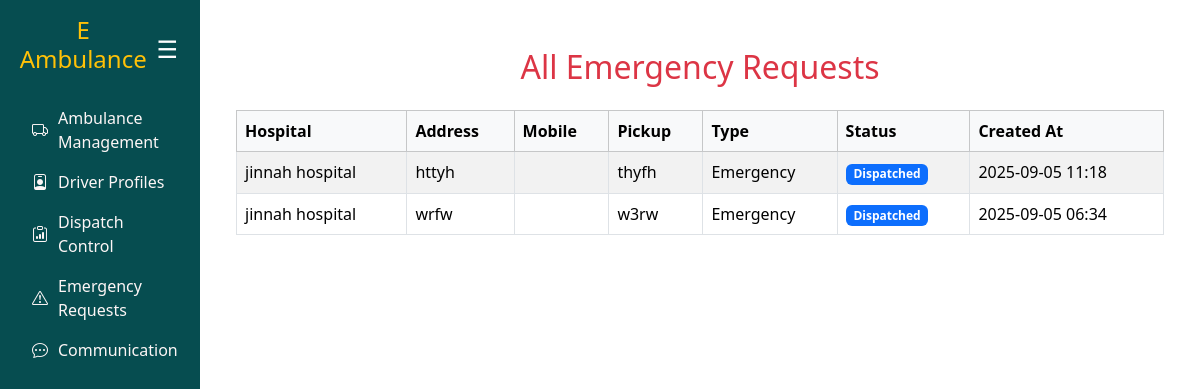
The app's page /emergency-requests/, older data.
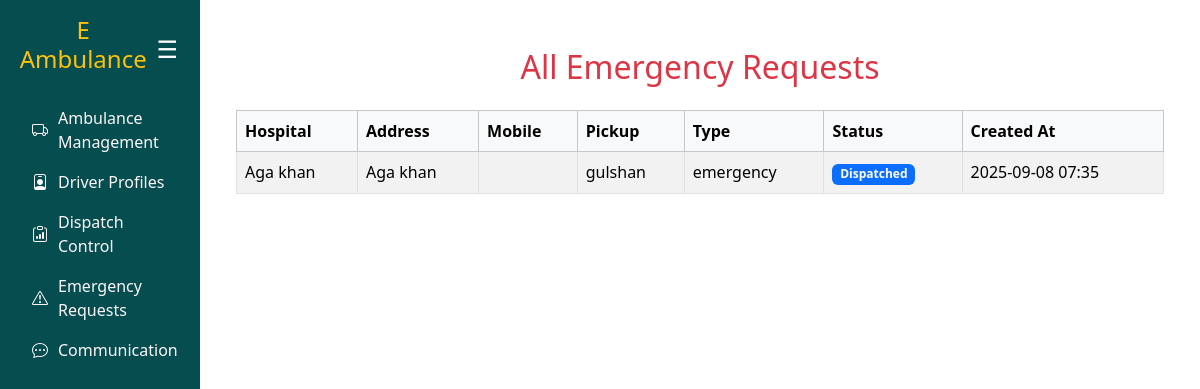
The same page, newer data.
### ambulance/models.py (models this page shows, shortened)
class EmergencyRequest(models.Model):
    user = models.ForeignKey(User, on_delete=models.CASCADE)
    ambulance = models.ForeignKey(Ambulance, on_delete=models.CASCADE, null=True, blank=True)
    request_time = models.DateTimeField(auto_now_add=True)  # already hai
    expiry_time = models.DateTimeField(null=True, blank=True)
    created_at = models.DateTimeField(auto_now_add=True)  # 👈 yeh add karo
    status = models.CharField(
        max_length=20,
        choices=[
            ('pending', 'Pending'),
            ('accepted', 'Accepted'),
            ('completed', 'Completed'),
            ('expired', 'Expired'),
        ],
        default='pending'
    )
    pickup_address = models.CharField(max_length=255, null=True, blank=True)
    hospital_name = models.CharField(max_length=255, null=True, blank=True)
    hospital_address = models.CharField(max_length=255, null=True, blank=True)
    request_type = models.CharField(
        max_length=50,
        choices=[('emergency', 'Emergency'), ('normal', 'Normal')],
        default='emergency'
    )

### ambulance/views.py (the view)
# urls.py: path("emergency-requests/", views.emergency_request_list, name="emergency_request_list"),
def emergency_request_list(request):
    requests = EmergencyRequest.objects.all().order_by("-created_at")
    return render(request, "emergency_request_list.html", {"requests": requests})

### ambulance/templates/emergency_request_list.html
{% extends "base.html" %}
{% block content %}
<div class="container mt-4">
  <h2 class="text-center text-danger mb-4">All Emergency Requests</h2>
  <table class="table table-striped table-bordered">
    <thead class="table-light">
      <tr>
        <th>Hospital</th>
        <th>Address</th>
        <th>Mobile</th>
        <th>Pickup</th>
        <th>Type</th>
        <th>Status</th>
        <th>Created At</th>
      </tr>
    </thead>
    <tbody>
      {% for req in requests %}
      <tr>
        <td>{{ req.hospital_name }}</td>
        <td>{{ req.hospital_address }}</td>
        <td>{{ req.customer_mobile }}</td>
        <td>{{ req.pickup_address }}</td>
        <td>{{ req.request_type }}</td>
        <td>
          {% if req.status == "Approved" %}
            <span class="badge bg-success">{{ req.status }}</span>
          {% elif req.status == "Pending" %}
            <span class="badge bg-warning">{{ req.status }}</span>
          {% elif req.status == "Dispatched" %}
            <span class="badge bg-primary">{{ req.status }}</span>
          {% else %}
            <span class="badge bg-danger">{{ req.status }}</span>
          {% endif %}
        </td>
        <td>{{ req.created_at|date:"Y-m-d H:i" }}</td>
      </tr>
      {% endfor %}
    </tbody>
  </table>
</div>
{% endblock %}

Row changes from the older to the newer data that the page shows:
removed EmergencyRequest: hospital_name "jinnah hospital", hospital_address "httyh", pickup_address "thyfh", request_type "Emergency", status "Dispatched", created_at "2025-09-05 11:18"
removed EmergencyRequest: hospital_name "jinnah hospital", hospital_address "wrfw", pickup_address "w3rw", request_type "Emergency", status "Dispatched", created_at "2025-09-05 06:34"
added EmergencyRequest: hospital_name "Aga khan", hospital_address "Aga khan", pickup_address "gulshan", request_type "emergency", status "Dispatched", created_at "2025-09-08 07:35"
